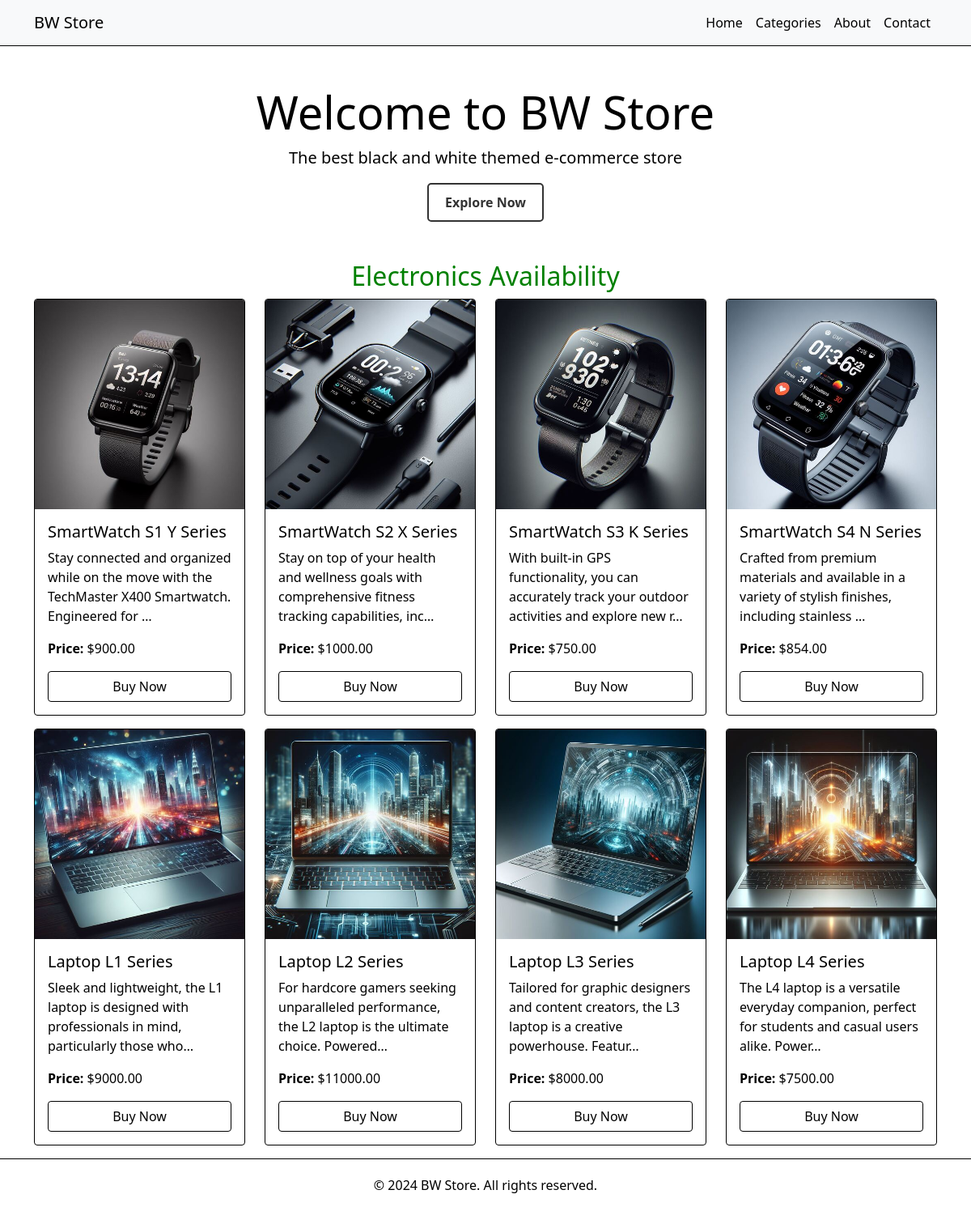
Screenshot of /electronics/ with the database file from the repository.
### StoreApp/models.py (models this page shows, shortened)
class products(models.Model):
    title=models.CharField(max_length=100)
    description=models.TextField()
    price=models.DecimalField(max_digits=10, decimal_places=2)
    image=models.ImageField(upload_to='images/')
    category=models.ForeignKey(Category,on_delete=models.CASCADE,max_length=100)
    pid_for_home=models.IntegerField(default='0')

### StoreApp/views.py (the view)
# urls.py: path('electronics/',views.electronics_function,name='electronics'),
def electronics_function(request):
    category_id=Category.objects.get(title='Electronics').id
    electronics_products=products.objects.filter(category=category_id)
    return render(request, 'StoreApp/index.html',{'electronics_products':electronics_products})

### StoreApp/templates/StoreApp/index.html (shortened to what this page needs)
<!DOCTYPE html>
<html lang="en">
<head>
  <link href="https://cdn.jsdelivr.net/npm/bootstrap@5.0.2/dist/css/bootstrap.min.css" rel="stylesheet">
</head>
<body>
  <nav class="navbar navbar-expand-lg navbar-light bg-light">
  <div class="container">
      <a class="navbar-brand" href="{% url 'home'%}">BW Store</a>
      <div class="collapse navbar-collapse" id="navbarNav">
          <ul class="navbar-nav ms-auto">
              <li class="nav-item">
                  <a class="nav-link" href="{% url 'home'%}">Home</a>
              </li>
              <li class="nav-item">
                  <a class="nav-link" href="{% url 'categories' %}">Categories</a>
              </li>
              <li class="nav-item">
                  <a class="nav-link" href="{% url 'about' %}">About</a>
              </li>
              <li class="nav-item">
                  <a class="nav-link" href="{% url 'contact' %}">Contact</a>
              </li>
          </ul>
      </div>
  </div>
</nav>
  <div class="container my-5">
    <div class="row">
      <div class="col-md-12 text-center">
        <h1 class="display-4">Welcome to BW Store</h1>
        <p class="lead">The best black and white themed e-commerce store</p>
        <a href="{% url 'categories' %}" class="btn btn-like">Explore Now</a>
      </div>
    </div>
  </div>
  {% if electronics_products %}
<h2  style="color: green;text-align: center;">Electronics  Availability </h2>
<div class="container">
  <div class="row">
  {% for product in  electronics_products %}
  <div class="col-md-3 mb-3">
    <div class="card h-100">
      <img src="{{ product.image.url }}" class="card-img-top" alt="Product 1">
      <div class="card-body d-flex flex-column">
        <h5 class="card-title">{{ product.title }}</h5>
        <p class="card-text flex-grow-1">{{ product.description|truncatechars:100 }}</p>
        <p class="card-text"><strong>Price:</strong> ${{ product.price }}</p>
        <a href="{% url 'before_checkout' %}?title={{ product.title }}&price={{ product.price }}&id={{ product.id }}" class="btn btn-outline-light mt-auto">Buy Now</a>
      </div>
    </div>
  </div>
  {% endfor %}
</div>
</div>
{% endif %}
  <footer>
    <div class="container">
      <p>&copy; 2024 BW Store. All rights reserved.</p>
    </div>
  </footer>
</body>
</html>

### StoreApp/templates/StoreApp/index.html (style rules this page uses)
body { background-color: #ffffff; color: #000000; }
.navbar { background-color: #ffffff; border-bottom: 1px solid #000000; }
.navbar-brand, .nav-link { color: #000000 !important; }
.card { background-color: #ffffff; border: 1px solid #000000; color: #000000; }
.card-title, .card-text { color: #000000; }
.btn-outline-light { border-color: #000000; color: #000000; }
footer { background-color: #ffffff; border-top: 1px solid #000000; padding: 20px 0; text-align: center; }
.btn-like { display: inline-block; padding: 10px 20px; background-color: #ffffff; color: #333333; border: 2px solid #333333; text-decoration: none; font-weight: bold; border-radius: 5px; transition: all 0.3s ease; }

### rows the page displays
products: image (picture), title "SmartWatch S1 Y Series", description "Stay connected and organized while on the move with the TechMaster X400 Smartwatch. Engineered for …", price "900.00"
products: image (picture), title "SmartWatch S2 X Series", description "Stay on top of your health and wellness goals with comprehensive fitness tracking capabilities, inc…", price "1000.00"
products: image (picture), title "SmartWatch S3 K Series", description "With built-in GPS functionality, you can accurately track your outdoor activities and explore new r…", price "750.00"
products: image (picture), title "SmartWatch S4 N Series", description "Crafted from premium materials and available in a variety of stylish finishes, including stainless …", price "854.00"
products: image (picture), title "Laptop L1 Series", description "Sleek and lightweight, the L1 laptop is designed with professionals in mind, particularly those who…", price "9000.00"
products: image (picture), title "Laptop L2 Series", description "For hardcore gamers seeking unparalleled performance, the L2 laptop is the ultimate choice. Powered…", price "11000.00"
products: image (picture), title "Laptop L3 Series", description "Tailored for graphic designers and content creators, the L3 laptop is a creative powerhouse. Featur…", price "8000.00"
products: image (picture), title "Laptop L4 Series", description "The L4 laptop is a versatile everyday companion, perfect for students and casual users alike. Power…", price "7500.00"
